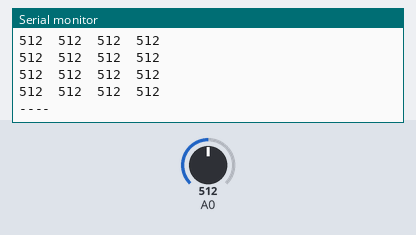
Bench run of a sketch on a simulated ESP8266 (NodeMCU). Shown: the last lines printed to the serial monitor. The inputs (shaded band) are chosen by the test bench; at power-on: A0 = 512.

Above: at 1.2 s.
1.3 s: A0 set to 716
At 1.9 s:
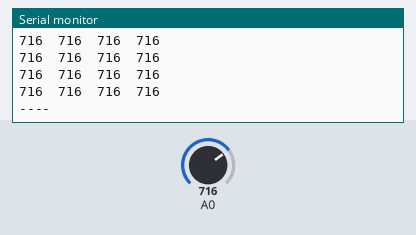
2.8 s: A0 set to 900
At 3.5 s:
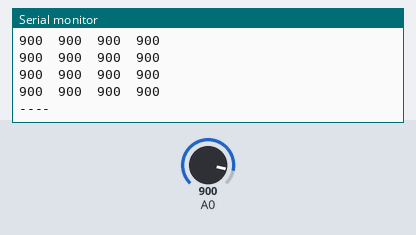
Timing chart, 0 to 5.8 s (numbered marks = the images above; inputs shaded):
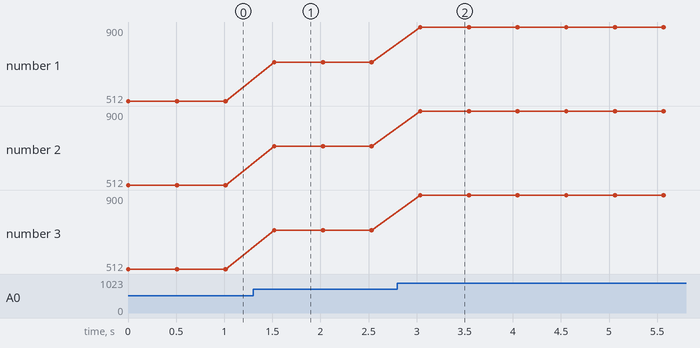

Measured:
- after the input at 1.3 s, the serial monitor: prints a new line after 0.22 s (image 1)
- after the input at 2.8 s, the serial monitor: prints a new line after 0.24 s (image 2)
- plotted number 1: 512 → 716 after the input at 1.3 s, 716 → 900 after the input at 2.8 s
- plotted number 2: 512 → 716 after the input at 1.3 s, 716 → 900 after the input at 2.8 s
- plotted number 3: 512 → 716 after the input at 1.3 s, 716 → 900 after the input at 2.8 s

The sketch:

thesis_arduino_serial.ino
```cpp
const int muxS0 = D8;
const int muxS1 = D9;
const int muxS2 = D10; // Pinned to GND
const int muxSig = D4;

// Rows for the pressure matrix
const int rows[] = {D0, D1, D2, D3};
const int rowCount = 4;
const int colCount = 4; // 4x4 matriisi

void setup() {
  Serial.begin(115200);

  pinMode(muxS0, OUTPUT);
  pinMode(muxS1, OUTPUT);
  pinMode(muxS2, OUTPUT);

  digitalWrite(muxS2, LOW);

  for (int i = 0; i < rowCount; i++) {
    pinMode(rows[i], OUTPUT);
    digitalWrite(rows[i], LOW);
  }
}

void loop() {
  for (int i = 0; i < rowCount; i++) {
    digitalWrite(rows[i], HIGH);

    for (int j = 0; j < colCount; j++) {
      setMuxChannel(j);

      // ADVISOR NOTE: Increased delay to let voltage stabilize
      delayMicroseconds(100);

      analogRead(muxSig);

      // Actual read
      int val = analogRead(muxSig);

      Serial.print(val);
      Serial.print("\t");
    }

    digitalWrite(rows[i], LOW);

    // move to a new line after every row is finished
    Serial.println();
  }

  // draw a line between each full 4x4 scan
  Serial.println("----");
  delay(500);
}

void setMuxChannel(int channel) {
  digitalWrite(muxS0, bitRead(channel, 0));
  digitalWrite(muxS1, bitRead(channel, 1));
}
```
